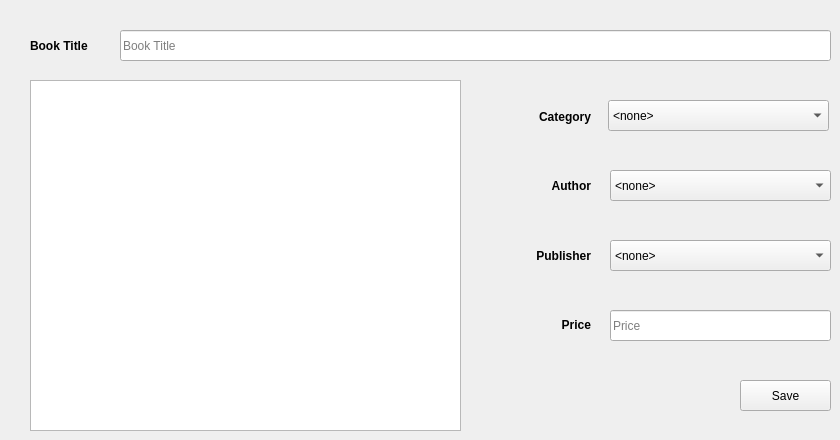
      <widget class="QWidget" name="tab_5">
       <attribute name="title">
        <string>Add Books</string>
       </attribute>
       <widget class="QLineEdit" name="lineEdit_2">
        <property name="geometry">
         <rect>
          <x>120</x>
          <y>30</y>
          <width>711</width>
          <height>31</height>
         </rect>
        </property>
        <property name="placeholderText">
         <string>Book Title</string>
        </property>
        <property name="clearButtonEnabled">
         <bool>true</bool>
        </property>
       </widget>
       <widget class="QComboBox" name="comboBox_3">
        <property name="geometry">
         <rect>
          <x>608</x>
          <y>100</y>
          <width>221</width>
          <height>31</height>
         </rect>
        </property>
        <item>
         <property name="text">
          <string>&lt;none&gt;</string>
         </property>
        </item>
       </widget>
       <widget class="QComboBox" name="comboBox_4">
        <property name="geometry">
         <rect>
          <x>610</x>
          <y>170</y>
          <width>221</width>
          <height>31</height>
         </rect>
        </property>
        <item>
         <property name="text">
          <string>&lt;none&gt;</string>
         </property>
        </item>
       </widget>
       <widget class="QComboBox" name="comboBox_5">
        <property name="geometry">
         <rect>
          <x>610</x>
          <y>240</y>
          <width>221</width>
          <height>31</height>
         </rect>
        </property>
        <item>
         <property name="text">
          <string>&lt;none&gt;</string>
         </property>
        </item>
       </widget>
       <widget class="QLineEdit" name="lineEdit_4">
        <property name="geometry">
         <rect>
          <x>610</x>
          <y>310</y>
          <width>221</width>
          <height>31</height>
         </rect>
        </property>
        <property name="inputMethodHints">
         <set>Qt::ImhDigitsOnly|Qt::ImhNoEditMenu</set>
        </property>
        <property name="placeholderText">
         <string>Price</string>
        </property>
       </widget>
       <widget class="QPushButton" name="pushButton_4">
        <property name="geometry">
         <rect>
          <x>740</x>
          <y>380</y>
          <width>91</width>
          <height>31</height>
         </rect>
        </property>
        <property name="text">
         <string>Save</string>
        </property>
        <property name="icon">
         <iconset resource="icons.qrc">
          <normaloff>:/icons/save.png</normaloff>:/icons/save.png</iconset>
        </property>
       </widget>
       <widget class="QLabel" name="label_5">
        <property name="geometry">
         <rect>
          <x>480</x>
          <y>101</y>
          <width>111</width>
          <height>31</height>
         </rect>
        </property>
        <property name="font">
         <font>
          <weight>75</weight>
          <bold>true</bold>
         </font>
        </property>
        <property name="frameShape">
         <enum>QFrame::NoFrame</enum>
        </property>
        <property name="frameShadow">
         <enum>QFrame::Plain</enum>
        </property>
        <property name="text">
         <string>Category</string>
        </property>
        <property name="scaledContents">
         <bool>false</bool>
        </property>
        <property name="alignment">
         <set>Qt::AlignRight|Qt::AlignTrailing|Qt::AlignVCenter</set>
        </property>
        <property name="wordWrap">
         <bool>false</bool>
        </property>
       </widget>
       <widget class="QLabel" name="label_6">
        <property name="geometry">
         <rect>
          <x>480</x>
          <y>170</y>
          <width>111</width>
          <height>31</height>
         </rect>
        </property>
        <property name="font">
         <font>
          <weight>75</weight>
          <bold>true</bold>
         </font>
        </property>
        <property name="frameShape">
         <enum>QFrame::NoFrame</enum>
        </property>
        <property name="frameShadow">
         <enum>QFrame::Plain</enum>
        </property>
        <property name="text">
         <string>Author</string>
        </property>
        <property name="scaledContents">
         <bool>false</bool>
        </property>
        <property name="alignment">
         <set>Qt::AlignRight|Qt::AlignTrailing|Qt::AlignVCenter</set>
        </property>
        <property name="wordWrap">
         <bool>false</bool>
        </property>
       </widget>
       <widget class="QLabel" name="label_7">
        <property name="geometry">
         <rect>
          <x>480</x>
          <y>309</y>
          <width>111</width>
          <height>31</height>
         </rect>
        </property>
        <property name="font">
         <font>
          <weight>75</weight>
          <bold>true</bold>
         </font>
        </property>
        <property name="frameShape">
         <enum>QFrame::NoFrame</enum>
        </property>
        <property name="frameShadow">
         <enum>QFrame::Plain</enum>
        </property>
        <property name="text">
         <string>Price</string>
        </property>
        <property name="scaledContents">
         <bool>false</bool>
        </property>
        <property name="alignment">
         <set>Qt::AlignRight|Qt::AlignTrailing|Qt::AlignVCenter</set>
        </property>
        <property name="wordWrap">
         <bool>false</bool>
        </property>
       </widget>
       <widget class="QLabel" name="label_8">
        <property name="geometry">
         <rect>
          <x>480</x>
          <y>240</y>
          <width>111</width>
          <height>31</height>
         </rect>
        </property>
        <property name="font">
         <font>
          <weight>75</weight>
          <bold>true</bold>
         </font>
        </property>
        <property name="frameShape">
         <enum>QFrame::NoFrame</enum>
        </property>
        <property name="frameShadow">
         <enum>QFrame::Plain</enum>
        </property>
        <property name="text">
         <string>Publisher</string>
        </property>
        <property name="scaledContents">
         <bool>false</bool>
        </property>
        <property name="alignment">
         <set>Qt::AlignRight|Qt::AlignTrailing|Qt::AlignVCenter</set>
        </property>
        <property name="wordWrap">
         <bool>false</bool>
        </property>
       </widget>
       <widget class="QLabel" name="label_9">
        <property name="geometry">
         <rect>
          <x>30</x>
          <y>30</y>
          <width>91</width>
          <height>31</height>
         </rect>
        </property>
        <property name="font">
         <font>
          <weight>75</weight>
          <bold>true</bold>
         </font>
        </property>
        <property name="text">
         <string>Book Title</string>
        </property>
       </widget>
       <widget class="QTextEdit" name="textEdit">
        <property name="geometry">
         <rect>
          <x>30</x>
          <y>80</y>
          <width>431</width>
          <height>351</height>
         </rect>
        </property>
       </widget>
      </widget>
